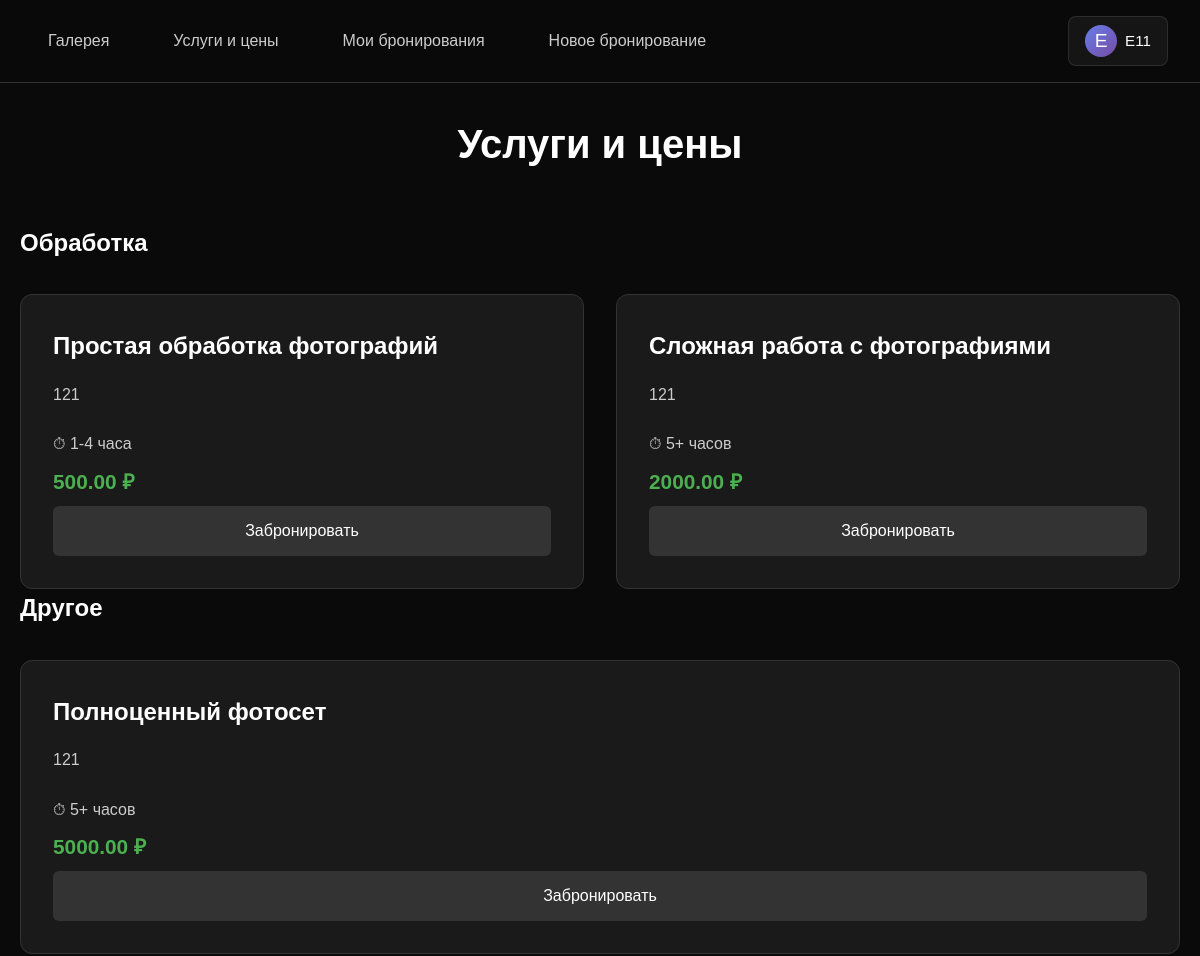
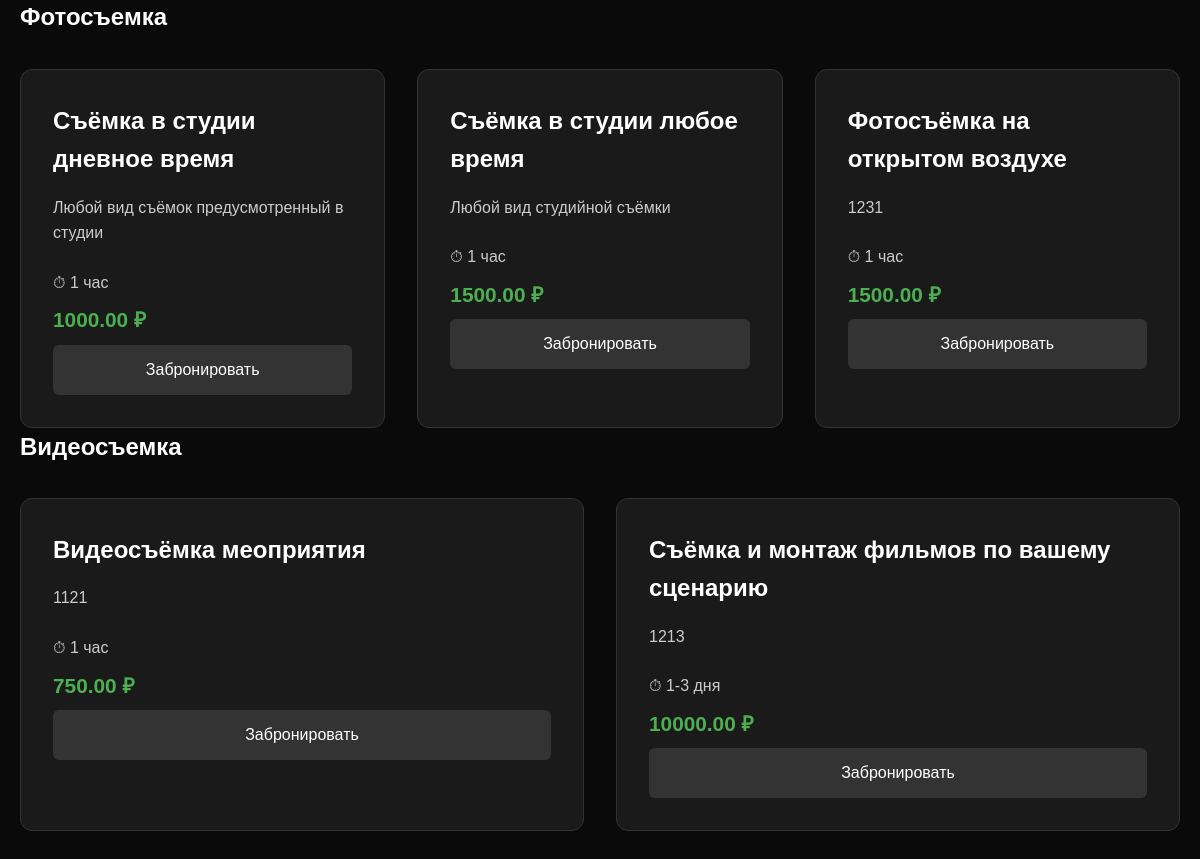
/prices/ (signed in), run on the app's committed database (2 pictures, top to bottom).
### gallery_app/models.py (models this page shows, shortened)
class Service(models.Model):
    SERVICE_TYPES = [
        ('PHOTO', 'Фотосъемка'),
        ('VIDEO', 'Видеосъемка'),
        ('EDITING', 'Обработка'),
        ('OTHER', 'Другое'),
    ]
    name = models.CharField(max_length=200, verbose_name='Название услуги')
    description = models.TextField(verbose_name='Описание услуги')
    price = models.DecimalField(max_digits=10, decimal_places=2, verbose_name='Цена')
    duration = models.CharField(max_length=100, blank=True, verbose_name='Продолжительность')
    service_type = models.CharField(max_length=20, choices=SERVICE_TYPES, verbose_name='Тип услуги')
    is_active = models.BooleanField(default=True, verbose_name='Активная услуга')
    order = models.IntegerField(default=0, verbose_name='Порядок отображения')
    can_be_booked = models.BooleanField(default=True, verbose_name='Можно забронировать')
    min_booking_hours = models.IntegerField(default=1, verbose_name='Минимальное время бронирования (часы)')
    max_booking_hours = models.IntegerField(default=8, verbose_name='Максимальное время бронирования (часы)')
    preparation_time = models.IntegerField(default=1, verbose_name='Время на подготовку (часы)')
    class Meta:
        verbose_name = 'Услуга'
        verbose_name_plural = 'Услуги'
        ordering = ['order', 'service_type', 'name']

### gallery_app/views.py (the view)
# urls.py: path('prices/', views.prices_view, name='prices'),
def prices_view(request):
    services = Service.objects.filter(is_active=True)
    services_by_type = {}
    for service in services:
        if service.service_type not in services_by_type:
            services_by_type[service.service_type] = []
        services_by_type[service.service_type].append(service)
    return render(request, 'prices.html', {
        'services': services,
        'services_by_type': services_by_type
    })

### templates/prices.html (shortened to what this page needs)
{% load static %}
<!DOCTYPE html>
<html>
<head>
    <link rel="stylesheet" href="{% static 'styles.css' %}">
</head>
<body class="prices-page">
 {% include 'header.html' %}
    <main class="prices-main">
        <div class="container">
            <h1 class="prices-title">Услуги и цены</h1>
            <div class="services-container">
                {% for service_type, service_list in services_by_type.items %}
                <section class="service-category">
                    <h2 class="category-title">{{ service_list.0.get_service_type_display }}</h2>
                    <div class="prices-grid">
                        {% for service in service_list %}
                        <div class="price-card">
                            <h3 class="service-name">{{ service.name }}</h3>
                            <p class="service-description">{{ service.description }}</p>
                            {% if service.duration %}
                            <div class="service-duration">⏱ {{ service.duration }}</div>
                            {% endif %}
                            <div class="service-price">{{ service.price }} ₽</div>
                            <a href="/booking/create/">
                                <button class="book-button">Забронировать</button>
                            </a>
                        </div>
                        {% endfor %}
                    </div>
                </section>
                {% empty %}
                <div class="no-services">
                    <p>Услуги временно недоступны. Пожалуйста, проверьте позже.</p>
                </div>
                {% endfor %}
            </div>
        </div>
    </main>
</body>
</html>

### templates/header.html (shortened to what this page needs)
{% load static %}
<header class="header">
    <nav class="nav">
        <ul class="nav-menu">
            <li class="nav-item">
                <a href="/home/" class="nav-link">Галерея</a>
            </li>
            <li class="nav-item">
                <a href="/prices/" class="nav-link">Услуги и цены</a>
            </li>
            {% if user.is_authenticated %}
            <li class="nav-item">
                <a href="/booking/my/" class="nav-link">Мои бронирования</a>
            </li>
            <li class="nav-item">
                <a href="/booking/create/" class="nav-link">Новое бронирование</a>
            </li>
            {% endif %}
        </ul>
        <div class="nav-auth">
            {% if user.is_authenticated %}
            <div class="user-menu">
                <div class="user-info">
                    <span class="user-avatar">{{ user.username|first|upper }}</span>
                    <span class="user-name">{{ user.username|truncatechars:15 }}</span>
                </div>
            </div>
            {% else %}
            <div class="auth-links">
                <a href="/login/" class="auth-link login-link">Войти</a>
                <a href="/register/" class="auth-link register-link">Регистрация</a>
            </div>
            {% endif %}
        </div>
    </nav>
</header>

### static/styles.css (style rules this page uses)
* { margin: 0; padding: 0; box-sizing: border-box; }
body { background-color: #0a0a0a; font-family: Arial, sans-serif; color: white; line-height: 1.6; }
.container { max-width: 1200px; margin: 0 auto; padding: 0 20px; }
.header { background-color: rgba(10, 10, 10, 0.95); border-bottom: 1px solid #333; position: fixed; top: 0; left: 0; right: 0; z-index: 1000; backdrop-filter: blur(10px); }
.nav { display: flex; justify-content: space-between; align-items: center; padding: 1rem 2rem; max-width: 1200px; margin: 0 auto; }
.nav-menu { display: flex; list-style: none; gap: 2rem; }
.nav-link { color: #ccc; text-decoration: none; font-size: 1rem; transition: color 0.3s ease; padding: 0.5rem 1rem; border-radius: 5px; }
.prices-page { padding-top: 80px; min-height: 100vh; }
.prices-main { padding: 2rem 0; }
.prices-title { text-align: center; font-size: 2.5rem; margin-bottom: 3rem; color: white; }
.prices-grid { display: grid; grid-template-columns: repeat(auto-fit, minmax(300px, 1fr)); gap: 2rem; margin-top: 2rem; }
.price-card { background: #1a1a1a; border: 1px solid #333; border-radius: 12px; padding: 2rem; transition: transform 0.3s ease, border-color 0.3s ease; }
.service-name { font-size: 1.5rem; margin-bottom: 1rem; color: white; }
.service-description { color: #ccc; margin-bottom: 1.5rem; }
.service-price { font-size: 2rem; font-weight: bold; color: white; margin-bottom: 1.5rem; }
.book-button { width: 100%; padding: 1rem; background: #333; color: white; border: none; border-radius: 6px; font-size: 1rem; cursor: pointer; transition: background-color 0.3s ease; }
.nav-auth { display: flex; align-items: center; }
.user-menu { position: relative; display: flex; align-items: center; cursor: pointer; }
.user-info { display: flex; align-items: center; gap: 0.5rem; padding: 0.5rem 1rem; border-radius: 8px; transition: all 0.3s ease; background: rgba(255, 255, 255, 0.05); border: 1px solid rgba(255, 255, 255, 0.1); }
.user-avatar { font-size: 1.2rem; display: flex; align-items: center; justify-content: center; width: 32px; height: 32px; background: linear-gradient(135deg, #667eea 0%, #764ba2 100%); border-radius: 50%; }
.user-name { color: white; font-weight: 500; font-size: 0.95rem; }
.user-menu { position: relative; display: flex; align-items: center; gap: 1rem; }
.service-price { color: #4CAF50; font-size: 1.5rem; font-weight: bold; margin: 0.5rem 0; }
.service-duration { color: #ccc; margin-bottom: 1rem; }
.service-price { color: #4CAF50; font-size: 1.3rem; font-weight: bold; margin: 0.5rem 0; }
.service-duration { color: #ccc; margin: 0; }

### data on the page
Service: service_type "Обработка", name "Простая обработка фотографий", description "121", duration "1-4 часа", price "500.00"
Service: name "Сложная работа с фотографиями", description "121", duration "5+ часов", price "2000.00"
Service: service_type "Другое", name "Полноценный фотосет", description "121", duration "5+ часов", price "5000.00"
Service: service_type "Фотосъемка", name "Съёмка в студии дневное время", description "Любой вид съёмок предусмотренный в студии", duration "1 час", price "1000.00"
Service: name "Съёмка в студии любое время", description "Любой вид студийной съёмки", duration "1 час", price "1500.00"
Service: name "Фотосъёмка на открытом воздухе", description "1231", duration "1 час", price "1500.00"
Service: service_type "Видеосъемка", name "Видеосъёмка меоприятия", description "1121", duration "1 час", price "750.00"
Service: name "Съёмка и монтаж фильмов по вашему сценарию", description "1213", duration "1-3 дня", price "10000.00"

### other printed values
{{ user.username|first|upper }} "E"
{{ user.username|truncatechars:15 }} "E11"
